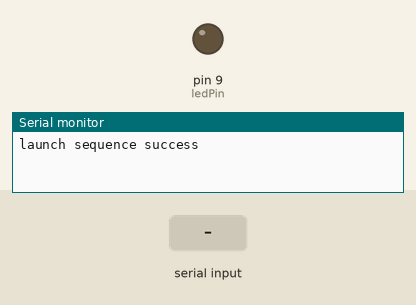
This sketch was run on a simulated Arduino Uno, built with avr-gcc and run on an emulated ATmega328P. Parts: output pins drawn as LEDs (lit = HIGH), the last lines printed to the serial monitor. The test bench sets the inputs (shaded band).

Above: at 1.2 s.
1.3 s: "Y" received over Serial
At 2.2 s:
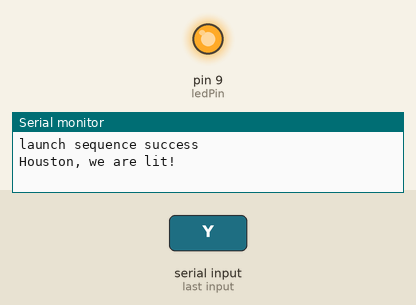
2.8 s: "N" received over Serial
At 3.4 s:
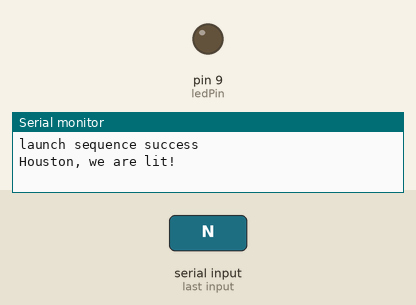
Timing chart, 0 to 5.8 s (numbered marks = the images above; inputs shaded):
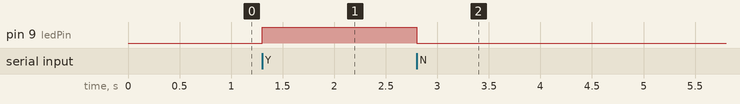

Measured:
- after the input at 1.3 s, pin 9 (ledPin): LOW → HIGH at once
- after the input at 2.8 s, pin 9 (ledPin): HIGH → LOW at once

The sketch:

read.ino
```cpp
int ledPin = 9;
int val = 0;
char msg = '  ';

void setup() {
  pinMode(ledPin, OUTPUT);      // declare LED as output
  Serial.begin(9600);
  Serial.print("launch sequence success\n");
}

void loop(){
	while (Serial.available()>0){
		msg=Serial.read();
	}

  // use 'Y' or 'N' to dictate status of light
  // using lowercase seems to make it crash, why?
  if (msg=='Y') {  // comapring ASCII value, cant use .equals on char :/
    digitalWrite(ledPin, HIGH);
    Serial.print("Houston, we are lit!\n");
    msg=' ';
  } else if (msg=='N') {
    digitalWrite(ledPin, LOW);
  }
}
```
